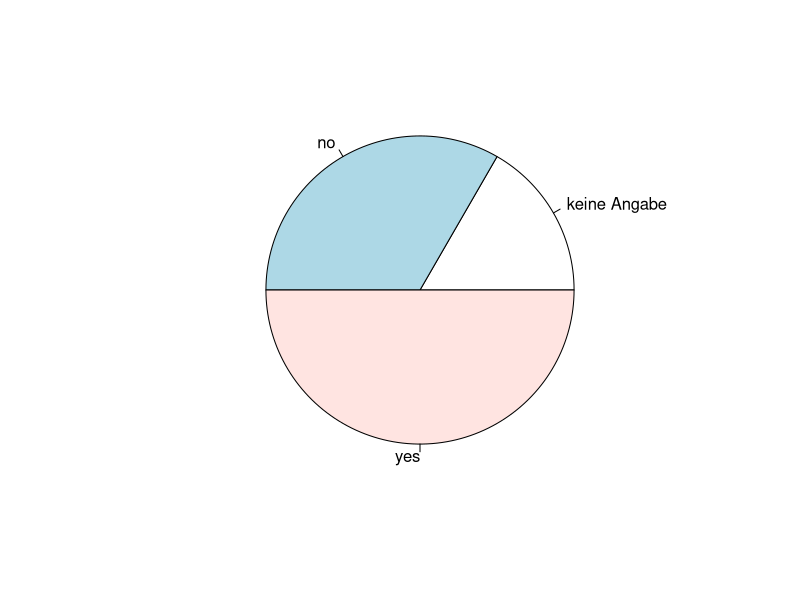

R code for this plot:

##################################################
### Solution for "Übungsaufgabe.docx" and the  ###
### examplatory data set "Uebungsaufgabe.csv": ###
##################################################

# DAS SCRIPT KANN HIER VON OBEN NACH UNTEN IN EINEM ZUG KOMPLETT AUSGEFÜHRT WERDEN
# d.h. alles markieren (ALT+SHIFT oder CMD+SHIFT), dann ALT/CMD+ENTER...
# Selbiges gilt nicht für die Tut-Scipte (zumindest nicht getestet). Es gilt aber
# auch für alle Fließtextartikel auf https://journal.medicine.berlinexchange.de/statosphere 


### SCRIPT ENTHÄLT EINE WEITERE KURZE ÜBUNGSAUFGABE MIT LÖSUNG!!! 
  

# Load Data:
daten = read.csv("Uebungsaufgabe.csv") # Automatically in format data.frame!!
daten # execute line or mark name of an object to show content in console,
      # or, recall, use print(daten) to "print" the content of 
      # an object in the console


# Add missing measurement value:
daten$measurement_sysRR[9] = 122


# Load dplyr to use its filter() function (another function called filter() is masked):
# install.packages(dplyr)
library(dplyr)

# Filter the table to obtain two tables given either t1 or t2 in the column "time"
# (from 14x4 to 7x4x2, scheme row x col x number of tables):
t1 = filter(daten, time == "t1")
t1
t2 = filter(daten, time == "t2")
t2

# Perform paired/dependent t-test: Note that input is t.test(t2,t1,paired=TRUE):
result_t_test = t.test(t2$measurement_sysRR, t1$measurement_sysRR, paired = TRUE)
result_t_test

# Check if result is significant and relevant - 
# recall CI are CI of (standardized) diff. in mean! if 0 is entailed in the span,
# the effect size is either at +/-1.96, which means that no matter the sample size
# the result will be both significant and relevant, or if it entails zero in  
# that span, it means it may not be significant, depending on the sample size
# in t/z-value = (sample_mean-pop_mean)/sd_pop/sqrt(sample_size_n), but it may be
# relevant, depending on the actual non-standardized difference in means and the
# respective context. 

# Power Analysis:
# install.packages("pwr")
library(pwr)
pwr.t.test(d = .5, sig.level = .05, power = .8, type = "paired") 


# Look at the unique values:
unique(daten$fam)

# Change NA to "keine Angabe":
daten$fam[which(is.na(daten$fam) == TRUE)] = "keine Angabe"

# Change "ys", "y" and "ja" to "yes":
daten$fam[which(daten$fam == "ys")] = "yes"
daten$fam[which(daten$fam == "y")] = "yes"
daten$fam[which(daten$fam == "ja")] = "yes"

# Alternative with for loop:
yes = c("ys", "y", "ja")
for(i in 1:length(yes)){
  daten$fam[which(daten$fam == yes[i])] = "yes"  
} # End for i

# Change "noo" and "n" to "no":
daten$fam[which(daten$fam == "noo")] = "no"
daten$fam[which(daten$fam == "n")] = "no"

# Plot pie table of the column "fam":
pie(table(daten$fam)) 


# Frequencies of each option (first filter for either t1 or t2, since entries are redundant
# in the table "daten"!!!):
frequencies = filter(daten, time == "t1")
table(frequencies$fam)

# Check in Console if table is fully cleaned...
daten 
# ... if so, then export cleaned data set:
write.csv(daten, "export_daten.csv")




#### WEITERES Beispiel für einen sogenannte "nested for loop", d.h. for loop, die
#### eine for loop enthält:

# Für die Asuwertung eiens Fragebogens ist es Usus fehlende Antworten
# mit dem Mittelwert aller Antworten des Probanden zu ersetzen.  
# Antwort = irgendein ausgewählter Skalenwert für eine Frage...

# Warum macht man das? Bisher noch keine Erklärung gefunden/gesucht, aber
# sehr gutes Beispiel!!


# WICHTIG HIER: BEISPIEL FÜR TABELLE MIT ZWEI KRITERIEN GELÖST IN EINER 
# NESTED FOR LOOP (LOOP in einer LOOP): 
# => Das Beispiel ließe sich auch Schritt für Schritt lösen. Der Code wäre
#    schlicht länger. Es gib viele Wege zum gleichen Ziel. Wichtig ist,
#    dass ihr Anwendungen von Funktionen testet und euch dadurch immer 
#    im Klaren seid, was ihr tut. 

# Data frame
x = data.frame(cbind(c(1,NA,3),c(1,2,3), c(4,3,3)))
# > x
#   X1 X2 X3
# 1  1  1  4
# 2 NA  2  3
# 3  3  3  3


# Empty vector for results:
result = c()
for(i in 1:length(x[,1])){
  line = x[i,] 
  result[i] = mean(line[!is.na(line)]) # Löscht NA aus dem Vektor und errechnet mean.
  for(j in 1:length(line)){            # (Nested for loop) über die Zeileneinträge
    if(is.na(line[j])==TRUE){          # und wenn Eintrag ein NA,
      x[i,j] = result[i]               # dann wird dieser Eintrag durch den mean der Zeile ersetzt
    } # End if
  } # End for j
} # End for i

# Look at result in console:
print(x)

# In Zeile 2 war ein NA und sonst nur eine 2, sodass der Mittelwert auch 2...
# Wie man sehen kann wurde das NA mit dem entsprechendem Mittelwert der Zeile 
# ersetzt. 
# > x
#    X1 X2 X3
# 1 1.0  1  4
# 2 2.5  2  3
# 3 3.0  3  3
